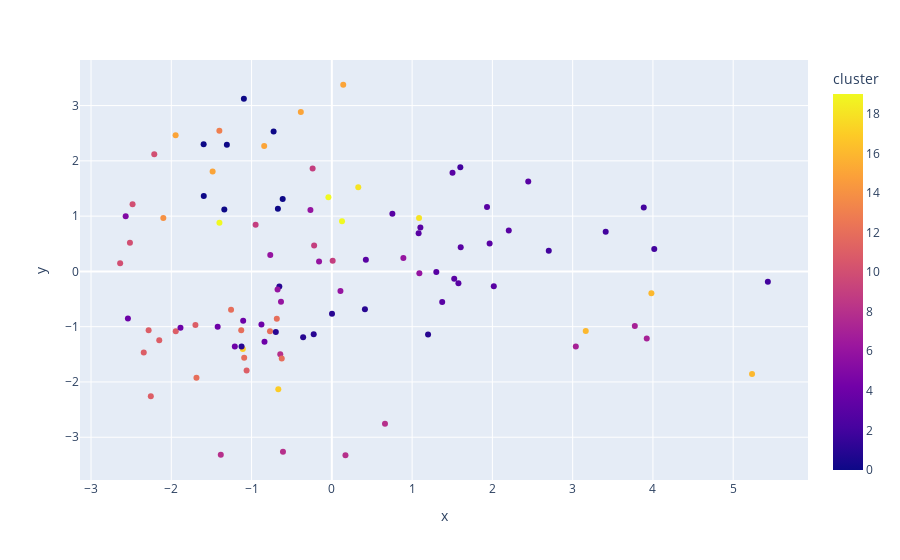

The notebook cell this image was saved under:
### Code cell
# Visualizing the Clusters with PCA

from sklearn.decomposition import PCA

pca_pipeline = Pipeline([('scaler', StandardScaler()), ('PCA', PCA(n_components=2))])
song_embedding = pca_pipeline.fit_transform(X1)
projection = pd.DataFrame(columns=['x', 'y'], data=song_embedding)
projection['title'] = data2_cleaned['track_name'].reset_index(drop=True)
projection['cluster'] = data2_cleaned['cluster_label'].reset_index(drop=True)



fig = px.scatter(
    projection, x='x', y='y', color='cluster', hover_data=['x', 'y', 'title'])
fig.show()

### Figure 1 — Plotly figure (JSON) as saved in the notebook; plotly's stock layout.template omitted (floating-point values rounded to 4 significant figures)
{"data": [{"customdata": [["Memorial"], ["Wonder"], ["The Black Goddess Rises II - Ebon Nemesis"], ["Welfare Wednesday"], ["Constant"], ["Baerwald / Gilbert / Arr Herbert, S.: Come What May (feat. Plácido Domingo)"], ["Akaline Akaline"], ["Clutch Tango"], ["His Hand in Mine"], ["Dreamkeeper"], ["Who You Need To Blame"], ["Inquietacao"], ["Abhi Nahin Aana"], ["Who Knew"], ["Can You Feel the Love Tonight - End Title/ From \"The Lion King\"/Soundtrack Version"], ["Fadeless"], ["Dime Store Lies"], ["Ponte Tu Vestidito Negro"], ["De Vuelta Al Bulin"], ["Ain't No Sunshine"], ["Nurturing Your Inner Child, Pt. 4 with Subliminal Affirmations - Remastered"], ["Beleza Pura?"], ["Requiem for Dying Mothers, Pt. 1"], ["Tugboats and Tumbleweeds"], ["Good Time"], ["Kingdom In My Heart"], ["Crimewave"], ["Storm (Of the Destroyer)"], ["Southern Cross"], ["La Noche Se Vuelve a Encender"], ["On My Mind"], ["Jagajjanani - Rathipathi Priya - Adi"], ["La Noche Que Me Esperes - Remastered"], ["So Cursed"], ["House Broken (feat. Naz Tokio) - DJ30A & Huda Hudia Remix"], ["Bad habit"], ["Headlock - Tigerskin & Till Von Sein Mix"], ["Egle the Queen of Serpents"], ["What Time Is It?"], ["No aguanto a tu prima"], ["Still I Rise"], ["I’m Only Sleeping - Mono Mix RM1"], ["I'll Innonculate The World With The Virus Of My Disillusionment"], ["Lotusblume 2011"], ["Philadelphia Symphony, Op. 28: 3. Allegro vivace"], ["Cada Día Te Extraño Mas"], ["Sunset On Ibiza"], ["If This"], ["Gianni Schicchi: Firenze è come un albero fiorito"], ["A Preferida do Brasil"], ["Sweet Dream"], ["Black Magic"], ["15er Steyr (HBz Remix)"], ["Ruined In A Day (Buenos Aires)"], ["Stickem"], ["Chugle"], ["BB"], ["I Will Follow You"], ["Losing All Control"], ["Call The Dogs Out"], ["Coastal Path, If We Were Alone"], ["Nostalgia - Remastered"], ["Worthy"], ["Jackass"], ["Recently In The Sahara"], ["Medley"], ["Yammunindi (Live)"], ["My Last Serenade - Live"], ["Ocean Sound White Noise"], ["Noche de Bodas"], ["Minotaur"], ["Dancefloor Dismemberment"], ["Dying Song"], ["Terribly Wrong"], ["I Still Drink Alone"], ["A Younger Earth"], ["Bloodline Lullaby"], ["Embers"], ["Ied"], ["Hasta Por La Mañana"], ["No Saving Us (feat. SAYGRACE)"], ["Sunset to Dawn"], ["Echo Chamber"], ["生命如花籃"], ["蟒蛇万歳"], ["Ni tú ni nadie"], ["Electrik Religions"], ["Une lettre à ma femme pour tout lui expliquer"], ["All Over Again - Extended Mix"], ["Poetry for the Poisoned, Pt. IV: Dissection"], ["Food Fight"], ["Por Si No Te Vuelva a Ver"], ["Bedhead"], ["If My Heart Had Windows"], ["Crickets Calm Cicadas Loopable"], ["Drippin"], ["Aguinaldo Pa' To' El Año"], ["Ты больная…"], ["Great Attractor"], ["new ground under the same sun"]], "hovertemplate": "x=%{x}<br>y=%{y}<br>title=%{customdata[0]}<br>cluster=%{marker.color}<extra></extra>", "legendgroup": "", "marker": {"color": [2, 15, 17, 5, 16, 3, 18, 11, 3, 0, 4, 7, 3, 10, 3, 8, 12, 12, 3, 11, 2, 12, 16, 3, 15, 0, 8, 1, 1, 0, 6, 18, 3, 1, 4, 11, 6, 6, 4, 12, 10, 15, 4, 4, 7, 3, 8, 10, 3, 11, 11, 1, 0, 7, 19, 10, 4, 0, 19, 15, 2, 9, 4, 8, 16, 14, 9, 9, 2, 9, 13, 1, 11, 17, 1, 12, 0, 6, 1, 0, 0, 3, 6, 3, 12, 11, 8, 3, 6, 1, 19, 3, 15, 3, 2, 6, 12, 3, 6, 2], "coloraxis": "coloraxis", "symbol": "circle"}, "mode": "markers", "name": "", "orientation": "v", "showlegend": false, "type": "scatter", "x": [4.017, 0.142, -0.6671, -2.568, 5.235, 1.375, 1.086, -2.255, 2.447, -0.672, -1.209, 3.039, 1.103, -2.212, 1.933, -0.6088, -0.7706, -0.6856, 1.301, -1.945, 5.432, -1.129, 3.981, 1.965, -1.485, -1.595, -0.6424, -0.3576, 0.412, -1.34, -0.2667, 0.3294, 0.7542, -0.2259, -1.886, -1.062, 0.1072, -0.6336, -1.422, -0.6241, -2.483, -0.8427, -1.105, -2.541, 3.923, 0.4237, 0.1696, -2.637, 2.204, -2.343, -2.282, -0.6979, -1.308, 3.775, -0.0428, -2.515, -0.8389, -0.7255, 0.1267, -1.946, 2.702, 0.01029, -0.877, -1.383, 3.163, -2.1, -0.2209, -0.9496, 1.601, -0.2396, -1.401, 0.002111, -2.15, -1.109, -1.125, -1.256, -0.6123, 1.09, 1.199, -1.597, -1.096, 1.081, 0.8909, 1.605, -1.687, -1.699, 0.662, 1.525, -0.767, -0.6541, -1.4, 1.503, -0.3862, 1.577, 3.411, -0.1593, -1.092, 2.018, -0.6761, 3.886], "xaxis": "x", "y": [0.4052, 3.377, -2.133, 0.9998, -1.854, -0.5528, 0.9673, -2.26, 1.628, 1.134, -1.359, -1.357, 0.7965, 2.117, 1.166, -3.262, -1.083, -0.8567, -0.009831, -1.082, -0.1876, -1.063, -0.3941, 0.506, 1.807, 1.363, -1.497, -1.192, -0.6828, 1.121, 1.109, 1.521, 1.042, -1.138, -1.017, -1.791, -0.3526, -0.548, -0.9996, -1.574, 1.216, 2.267, -0.8906, -0.8521, -1.213, 0.2108, -3.326, 0.1485, 0.7407, -1.469, -1.066, -1.094, 2.292, -0.9884, 1.343, 0.5181, -1.271, 2.533, 0.9071, 2.465, 0.3723, 0.1921, -0.9618, -3.317, -1.076, 0.9664, 0.4707, 0.8438, 1.885, 1.86, 2.545, -0.7645, -1.247, -1.402, -1.357, -0.6936, 1.312, -0.0331, -1.143, 2.302, 3.122, 0.6892, 0.2446, 0.4354, -1.923, -0.9714, -2.758, -0.1322, 0.2977, -0.2738, 0.881, 1.786, 2.884, -0.2155, 0.7173, 0.1777, -1.564, -0.2663, -0.3263, 1.156], "yaxis": "y"}], "layout": {"autosize": true, "coloraxis": {"colorbar": {"title": {"text": "cluster"}}, "colorscale": [[0, "#0d0887"], [0.1111, "#46039f"], [0.2222, "#7201a8"], [0.3333, "#9c179e"], [0.4444, "#bd3786"], [0.5556, "#d8576b"], [0.6667, "#ed7953"], [0.7778, "#fb9f3a"], [0.8889, "#fdca26"], [1, "#f0f921"]]}, "legend": {"tracegroupgap": 0}, "margin": {"t": 60}, "xaxis": {"anchor": "y", "autorange": true, "domain": [0, 1], "range": [-3.134, 5.929], "title": {"text": "x"}, "type": "linear"}, "yaxis": {"anchor": "x", "autorange": true, "domain": [0, 1], "range": [-3.845, 3.896], "title": {"text": "y"}, "type": "linear"}}}
